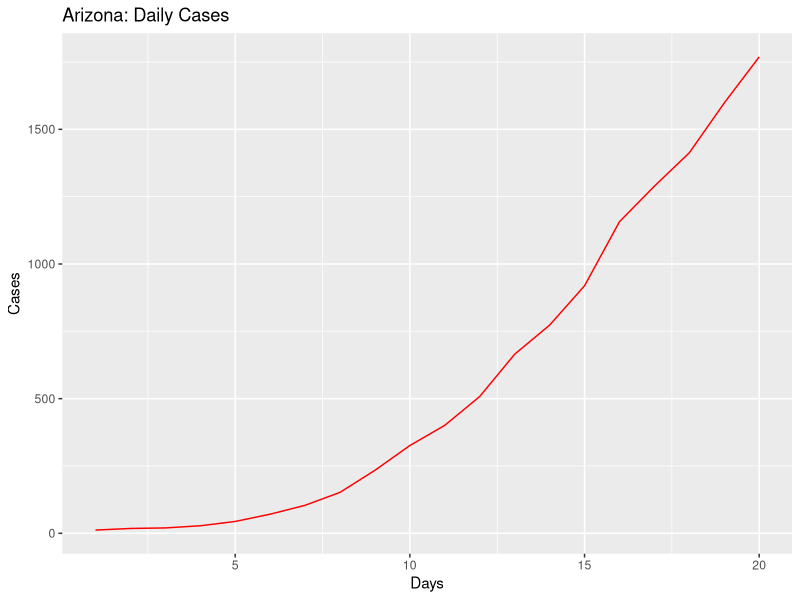
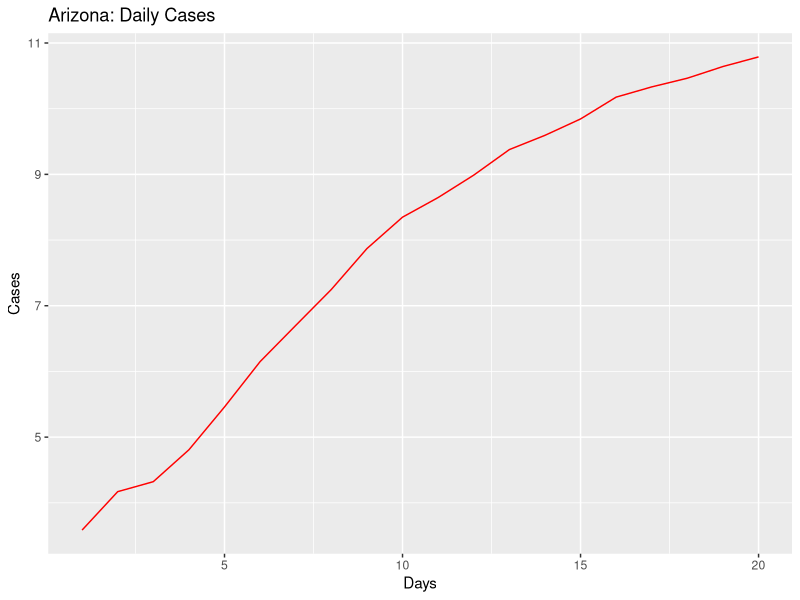
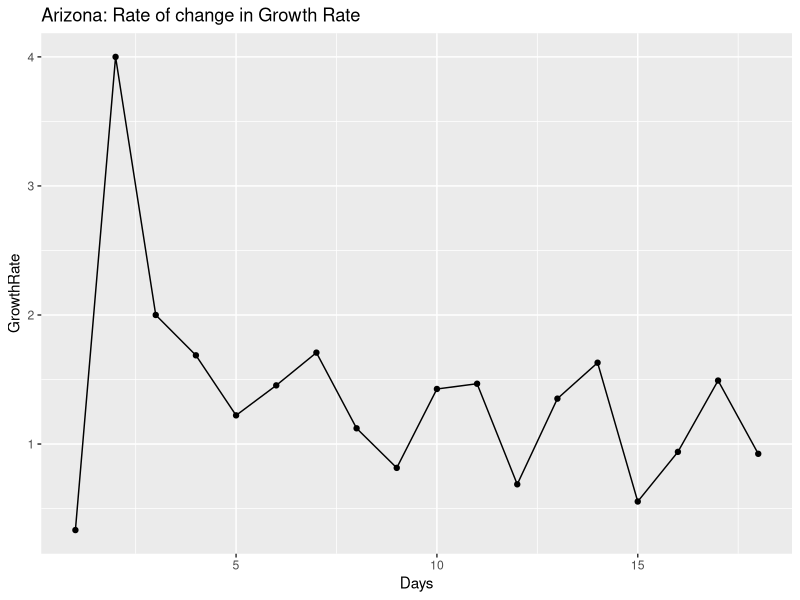
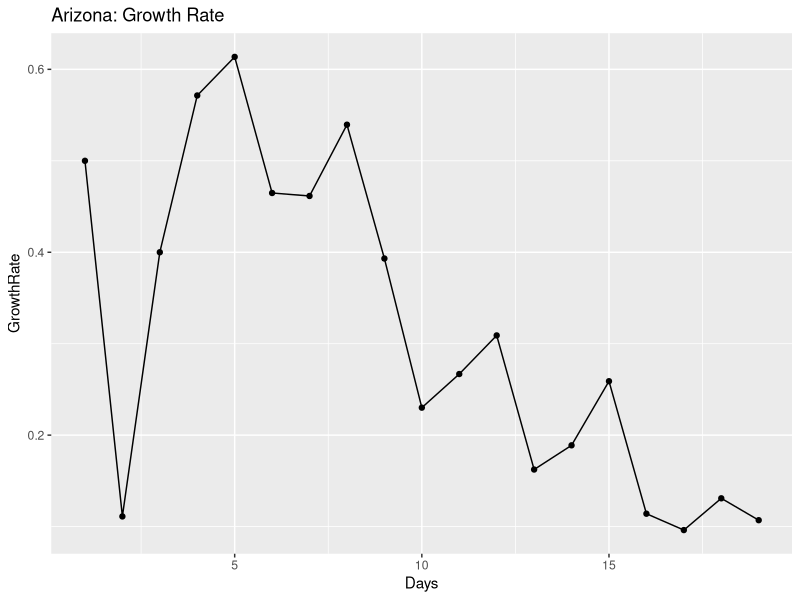
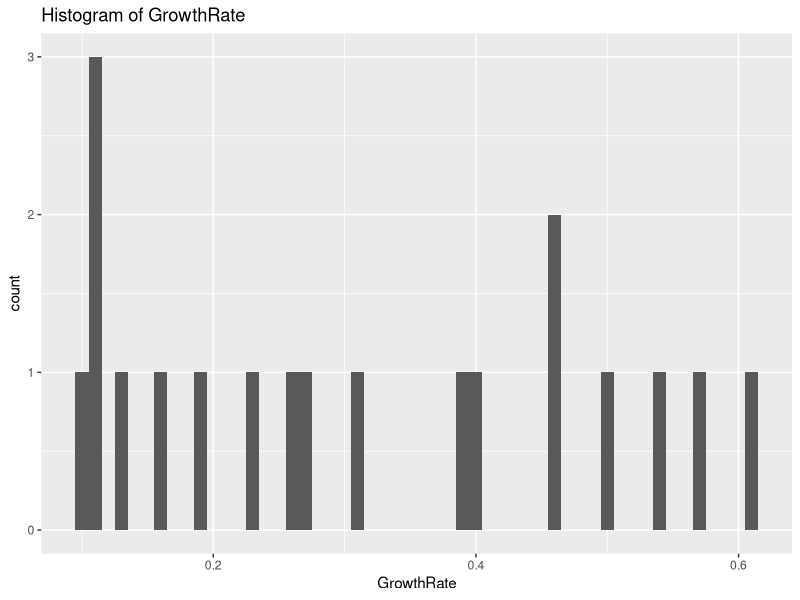
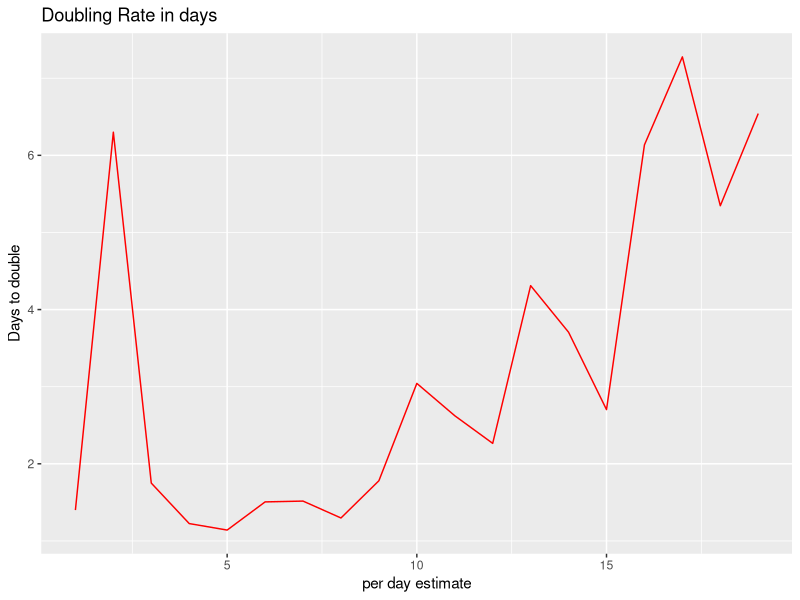
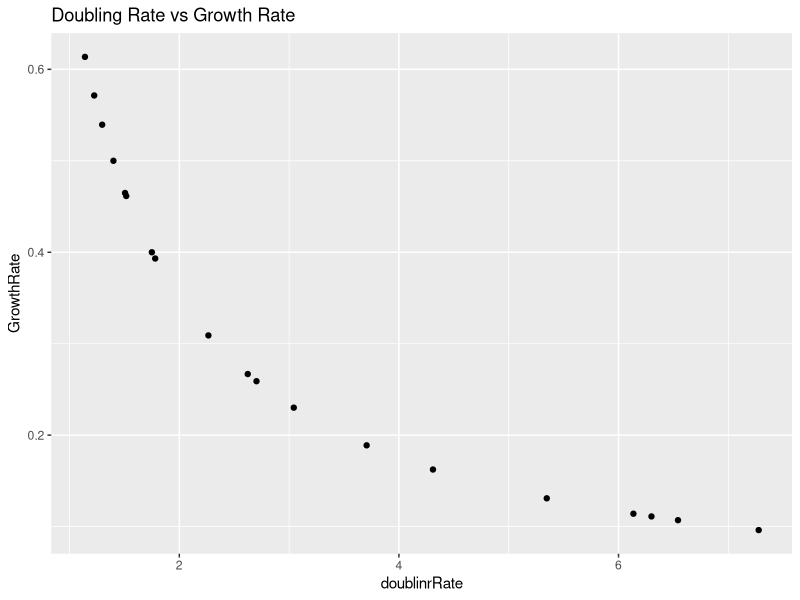
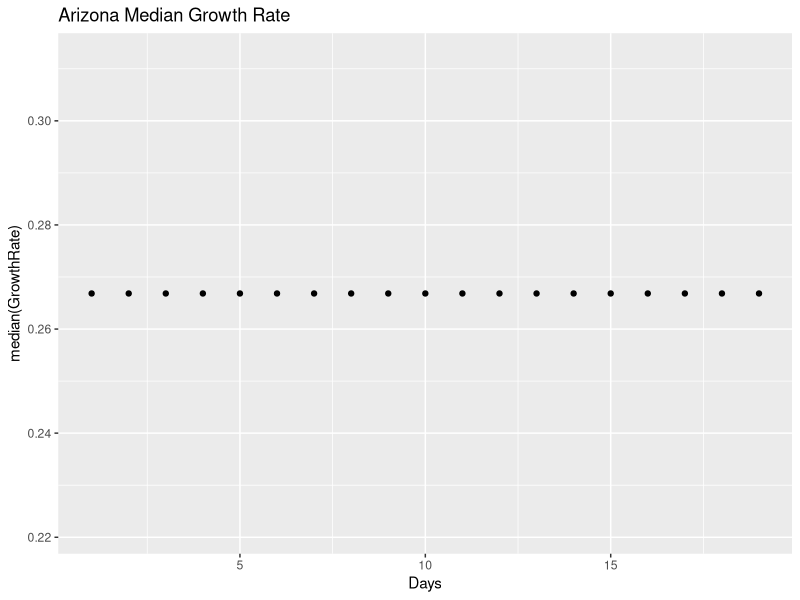

Reproduce these figures in R, in order.
## ---- chunk 1
knitr::opts_chunk$set(echo = TRUE)
## ---- chunk 2
library(ggplot2)
library(gridExtra)
library(dplyr)

coronaGrowth <- function(absoluteNumbers){
  growthfactor <- NULL
  absgrowth <- NULL
  for(i in 1:length(absoluteNumbers))
  {
    #print((absoluteNumbers[i]-absoluteNumbers[i+1]/absoluteNumbers[i+1])/absoluteNumbers[i+1])
    growthfactor[i] <- ((absoluteNumbers[i]-absoluteNumbers[i+1]))/(absoluteNumbers[i+1]-absoluteNumbers[i+2])  
    #growthfactor[i] <- ((absoluteNumbers[i]-absoluteNumbers[i+1]))/(absolutenumbers[i])
  }
  
  return (rev(growthfactor))
}

DailyGrowthRate <- function(absoluteNumbers)
{
  growthfactor <- NULL
  absgrowth <- NULL
  for(i in 1:length(absoluteNumbers))
  {
    #print((absoluteNumbers[i]-absoluteNumbers[i+1]/absoluteNumbers[i+1])/absoluteNumbers[i+1])
    growthfactor[i] <- ((absoluteNumbers[i]/absoluteNumbers[i+1]))-1 
    #growthfactor[i] <- ((absoluteNumbers[i]-absoluteNumbers[i+1]))/(absolutenumbers[i])
  }
  
  return (rev(growthfactor))  
}

DoublingRate <- function(absoluteNumbers)
{
  doublingrRate <- NULL
  cumsum <- NULL
  for(i in 1:length(absoluteNumbers))
  {
    
    doublingrRate[i] <- (70/(absoluteNumbers[i]*100))
    
  }
  return ((doublingrRate))  
}

## ---- chunk 3
#Arizona
absolutenumbers <- c(1769,1598,1413,1289,1157,919,773,665,508,401,326,234,152,104,71,44,28,20,18,12)

#America
#absolutenumbers <- c(101.7*1000,83.8*1000,65.8*1000,53.7*1000,43.8*1000,33.3*1000,25*1000,19*1000,13.7*1000,7.8*1000,6.4*1000,4.6*1000,3.5*1000,2.7*1000)
## ---- chunk 4
growthrate <- na.exclude(coronaGrowth(absolutenumbers))
days <- seq(1:length(growthrate))
dataTrend <- data.frame(GrowthRate = growthrate,Days = days)
print(dataTrend)
p1 <- ggplot(data=dataTrend, aes(x=Days, y=GrowthRate, group=1)) +ggtitle("Arizona: Rate of change in Growth Rate")+
  geom_line()+
  geom_point()

print(dataTrend)
#print(dataTrend1)




growthrate1 <- na.exclude(DailyGrowthRate(absolutenumbers))
doublingrate1 <- na.exclude(DoublingRate(growthrate1))
days1 <- seq(1:length(growthrate1))
dataTrend1 <- data.frame(GrowthRate = growthrate1,Days = days1,doublinrRate = doublingrate1)
print(dataTrend1)
multiplier <- tail(dataTrend1, n = 1)
pred_val <- (head(absolutenumbers, n = 1)*multiplier[,"GrowthRate"])+head(absolutenumbers, n = 1)

p2 <- ggplot(data=dataTrend1, aes(x=Days, y=GrowthRate, group=1)) +ggtitle("Arizona: Growth Rate")+
  geom_line()+
  geom_point()

days <- seq(1:length(absolutenumbers))
growthrate <- append(growthrate, c(1,1),after = 0)
dataOriginal <- data.frame(Cases = rev(absolutenumbers), Days = days)
p3<- ggplot() +geom_line(data=dataOriginal, aes(x=Days, y=Cases,),color = "Red")+labs(title="Arizona: Daily Cases", y="Cases", x="Days")

p3_log<- ggplot() +geom_line(data=dataOriginal, aes(x=Days, y=log2(Cases)),color = "Red")+labs(title="Arizona: Daily Cases", y="Cases", x="Days")+
  #geom_line(data=dataOriginal, aes(x=Days+1, y=Prediction),color = "Blue")
  geom_point()



# Analyze growth rate to get interval of values
summary(dataTrend1$GrowthRate)
dataTrend1%>%select("GrowthRate")%>%summarise(meanGR = mean(GrowthRate), medianGR = median(GrowthRate), sdGR = sd(GrowthRate))
p4 <- ggplot(data = dataTrend1, aes(x = GrowthRate))+ggtitle("Histogram of GrowthRate")+geom_histogram(binwidth = 0.01)


#Analyze the doubling rate
p5<- ggplot() +geom_line(data=dataTrend1, aes(x=Days, y=doublinrRate),color = "Red")+labs(title="Doubling Rate in days", y="Days to double", x ="per day estimate")+
  #geom_line(data=dataOriginal, aes(x=Days+1, y=Prediction),color = "Blue")
  geom_point()

#Scatter plor of Growthrate versus Doubling Rate
p6 <- ggplot()+geom_point(data = dataTrend1, aes(x = doublinrRate, y = GrowthRate))+labs(title = "Doubling Rate vs Growth Rate")

#Median growth rate trend 
p7 <- ggplot()+geom_point(data = dataTrend1, aes(x = Days, y = median(GrowthRate)))+labs(title = "Arizona Median Growth Rate")

#Confidence Interval for mean population GrowthRate:
meanGR = mean(dataTrend1$GrowthRate)
sdGR = sd(dataTrend1$GrowthRate)

uppperlimitGR= meanGR+sdGR
lowerlimitGR = meanGR-sdGR

#Predictions based on: Current Growth Rate, MeanGrowth Rate, Upper GrowthRate, Lower GrowthRate
pred_val_Current <- (head(absolutenumbers, n = 1)*multiplier[,"GrowthRate"])+head(absolutenumbers, n = 1)
pred_val_MeanGR <- (head(absolutenumbers, n = 1)*meanGR)+head(absolutenumbers, n = 1)
pred_val_upperGR <- (head(absolutenumbers, n = 1)*uppperlimitGR)+head(absolutenumbers, n = 1)
pred_val_lowerGR <- (head(absolutenumbers, n = 1)*lowerlimitGR)+head(absolutenumbers, n = 1)

print("Current GR:")
print(multiplier[,"GrowthRate"])
print(pred_val_Current)

print("Mean GR:")
print(meanGR)
print(pred_val_MeanGR)

print("Upperlimit GR:")
print(uppperlimitGR)
print(pred_val_upperGR)

print("Lowerlimit GR:")
print(lowerlimitGR)
print(pred_val_lowerGR)

#Doubling rate:-
DRCurrent <- round(70/(meanGR*100),digits = 0)
DRMedian <- round(70/(median(dataTrend1$GrowthRate)*100),digits = 0)
latestDRCurrent <- round(tail(dataTrend1$doublinrRate,n=1),digits = 0)

## ---- chunk 5
#grid.arrange(p3,p3_log,p1,p2,p4,p5,p6,nrow = 4, ncol = 2)
print(p3)
print(p3_log)
print(p1)
print(p2)
print(p4)
print(p5)
print(p6)
print(p7)
## ---- chunk 6
library(ggplot2)
library(gridExtra)
library(dplyr)

coronaGrowth <- function(absoluteNumbers){
  growthfactor <- NULL
  absgrowth <- NULL
  for(i in 1:length(absoluteNumbers))
  {
    #print((absoluteNumbers[i]-absoluteNumbers[i+1]/absoluteNumbers[i+1])/absoluteNumbers[i+1])
    growthfactor[i] <- ((absoluteNumbers[i]-absoluteNumbers[i+1]))/(absoluteNumbers[i+1]-absoluteNumbers[i+2])  
    #growthfactor[i] <- ((absoluteNumbers[i]-absoluteNumbers[i+1]))/(absolutenumbers[i])
  }
  
  return (rev(growthfactor))
}

DailyGrowthRate <- function(absoluteNumbers)
{
  growthfactor <- NULL
  absgrowth <- NULL
  for(i in 1:length(absoluteNumbers))
  {
    #print((absoluteNumbers[i]-absoluteNumbers[i+1]/absoluteNumbers[i+1])/absoluteNumbers[i+1])
    growthfactor[i] <- ((absoluteNumbers[i]/absoluteNumbers[i+1]))-1 
    #growthfactor[i] <- ((absoluteNumbers[i]-absoluteNumbers[i+1]))/(absolutenumbers[i])
  }
  
  return (rev(growthfactor))  
}

DoublingRate <- function(absoluteNumbers)
{
  doublingrRate <- NULL
  cumsum <- NULL
  for(i in 1:length(absoluteNumbers))
  {
    
    doublingrRate[i] <- (70/(absoluteNumbers[i]*100))
    
  }
  return ((doublingrRate))  
}

## ---- chunk 7
#Arizona
#absolutenumbers <- c(773,665,508,401,326,234,152,104,71,44,28,20,18,12)

#America
absolutenumbers <- c(265.506*1000,235.281*1000,205.035*1000,176.518*1000,145.369*1000,133.094*1000,123.578*1000,101.7*1000,83.8*1000,65.8*1000,53.7*1000,43.8*1000,33.3*1000,25*1000,19*1000,13.7*1000,7.8*1000,6.4*1000,4.6*1000,3.5*1000,2.7*1000)
## ---- chunk 8
growthrate <- na.exclude(coronaGrowth(absolutenumbers))
days <- seq(1:length(growthrate))
dataTrend <- data.frame(GrowthRate = growthrate,Days = days)
print(dataTrend)
p1 <- ggplot(data=dataTrend, aes(x=Days, y=GrowthRate, group=1)) +ggtitle("US: Rate of change in Growth Rate")+
  geom_line()+
  geom_point()

print(dataTrend)
#print(dataTrend1)




growthrate1 <- na.exclude(DailyGrowthRate(absolutenumbers))
doublingrate1 <- na.exclude(DoublingRate(growthrate1))
days1 <- seq(1:length(growthrate1))
dataTrend1 <- data.frame(GrowthRate = growthrate1,Days = days1,doublinrRate = doublingrate1)
print(dataTrend1)
multiplier <- tail(dataTrend1, n = 1)
pred_val <- (head(absolutenumbers, n = 1)*multiplier[,"GrowthRate"])+head(absolutenumbers, n = 1)

p2 <- ggplot(data=dataTrend1, aes(x=Days, y=GrowthRate, group=1)) +ggtitle("US: Growth Rate")+
  geom_line()+
  geom_point()

days <- seq(1:length(absolutenumbers))
growthrate <- append(growthrate, c(1,1),after = 0)
dataOriginal <- data.frame(Cases = rev(absolutenumbers), Days = days)
p3<- ggplot() +geom_line(data=dataOriginal, aes(x=Days, y=Cases,),color = "Red")+labs(title="US: Daily Cases", y="Cases", x="Days")

p3_log<- ggplot() +geom_line(data=dataOriginal, aes(x=Days, y=log2(Cases)),color = "Red")+labs(title="US: Daily Cases", y="Cases", x="Days")+
  #geom_line(data=dataOriginal, aes(x=Days+1, y=Prediction),color = "Blue")
  geom_point()



# Analyze growth rate to get interval of values
summary(dataTrend1$GrowthRate)
dataTrend1%>%select("GrowthRate")%>%summarise(meanGR = mean(GrowthRate), medianGR = median(GrowthRate), sdGR = sd(GrowthRate))
p4 <- ggplot(data = dataTrend1, aes(x = GrowthRate))+ggtitle("Histogram of GrowthRate")+geom_histogram(binwidth = 0.01)


#Analyze the doubling rate
p5<- ggplot() +geom_line(data=dataTrend1, aes(x=Days, y=doublinrRate),color = "Red")+labs(title="Doubling Rate in days", y="Days to double", x ="per day estimate")+
  #geom_line(data=dataOriginal, aes(x=Days+1, y=Prediction),color = "Blue")
  geom_point()

#Scatter plor of Growthrate versus Doubling Rate
p6 <- ggplot()+geom_point(data = dataTrend1, aes(x = doublinrRate, y = GrowthRate))+labs(title = "Doubling Rate vs Growth Rate")

#Median growth rate trend 
p7 <- ggplot()+geom_point(data = dataTrend1, aes(x = Days, y = median(GrowthRate)))+labs(title = "US Median Growth Rate")



#Confidence Interval for mean population GrowthRate:
meanGR = mean(dataTrend1$GrowthRate)
sdGR = sd(dataTrend1$GrowthRate)

uppperlimitGR= meanGR+sdGR
lowerlimitGR = meanGR-sdGR

#Predictions based on: Current Growth Rate, MeanGrowth Rate, Upper GrowthRate, Lower GrowthRate
pred_val_Current <- (head(absolutenumbers, n = 1)*multiplier[,"GrowthRate"])+head(absolutenumbers, n = 1)
pred_val_MeanGR <- (head(absolutenumbers, n = 1)*meanGR)+head(absolutenumbers, n = 1)
pred_val_upperGR <- (head(absolutenumbers, n = 1)*uppperlimitGR)+head(absolutenumbers, n = 1)
pred_val_lowerGR <- (head(absolutenumbers, n = 1)*lowerlimitGR)+head(absolutenumbers, n = 1)

print("Current GR:")
print(multiplier[,"GrowthRate"])
print(pred_val_Current)

print("Mean GR:")
print(meanGR)
print(pred_val_MeanGR)

print("Upperlimit GR:")
print(uppperlimitGR)
print(pred_val_upperGR)

print("Lowerlimit GR:")
print(lowerlimitGR)
print(pred_val_lowerGR)

#Doubling rate:-
DRCurrent <- round(70/(meanGR*100),digits = 0)
DRMedian <- round(70/(median(dataTrend1$GrowthRate)*100),digits = 0)
latestDRCurrent <- round(tail(dataTrend1$doublinrRate,n=1),digits = 0)

## ---- chunk 9
#grid.arrange(p3,p3_log,p1,p2,p4,p5,p6,nrow = 4, ncol = 2)
print(p3)
print(p3_log)
print(p1)
print(p2)
print(p4)
print(p5)
print(p6)
print(p7)
## ---- chunk 10
library(ggplot2)
library(gridExtra)
library(dplyr)

coronaGrowth <- function(absoluteNumbers){
  growthfactor <- NULL
  absgrowth <- NULL
  for(i in 1:length(absoluteNumbers))
  {
    #print((absoluteNumbers[i]-absoluteNumbers[i+1]/absoluteNumbers[i+1])/absoluteNumbers[i+1])
    growthfactor[i] <- ((absoluteNumbers[i]-absoluteNumbers[i+1]))/(absoluteNumbers[i+1]-absoluteNumbers[i+2])  
    #growthfactor[i] <- ((absoluteNumbers[i]-absoluteNumbers[i+1]))/(absolutenumbers[i])
  }
  
  return (rev(growthfactor))
}

DailyGrowthRate <- function(absoluteNumbers)
{
  growthfactor <- NULL
  absgrowth <- NULL
  for(i in 1:length(absoluteNumbers))
  {
    #print((absoluteNumbers[i]-absoluteNumbers[i+1]/absoluteNumbers[i+1])/absoluteNumbers[i+1])
    growthfactor[i] <- ((absoluteNumbers[i]/absoluteNumbers[i+1]))-1 
    #growthfactor[i] <- ((absoluteNumbers[i]-absoluteNumbers[i+1]))/(absolutenumbers[i])
  }
  
  return (rev(growthfactor))  
}

DoublingRate <- function(absoluteNumbers)
{
  doublingrRate <- NULL
  cumsum <- NULL
  for(i in 1:length(absoluteNumbers))
  {
    
    doublingrRate[i] <- (70/(absoluteNumbers[i]*100))
    
  }
  return ((doublingrRate))  
}

## ---- chunk 11
#Arizona
#absolutenumbers <- c(773,665,508,401,326,234,152,104,71,44,28,20,18,12)

#America
absolutenumbers <- c(2567,2341,1637,1397,1251,1071,1024,987,887,727,657,536,499,396,332,249,194,169,143,129,114,100,82,74,62,62,47,40,34,31,30,29,7,6,3,3,3,3,3,3,3,3,3,3,3,3,3,3,3)
## ---- chunk 12
growthrate <- na.exclude(coronaGrowth(absolutenumbers))
days <- seq(1:length(growthrate))
dataTrend <- data.frame(GrowthRate = growthrate,Days = days)
print(dataTrend)
p1 <- ggplot(data=dataTrend, aes(x=Days, y=GrowthRate, group=1)) +ggtitle("US: Rate of change in Growth Rate")+
  geom_line()+
  geom_point()

print(dataTrend)
#print(dataTrend1)




growthrate1 <- na.exclude(DailyGrowthRate(absolutenumbers))
doublingrate1 <- na.exclude(DoublingRate(growthrate1))
days1 <- seq(1:length(growthrate1))
dataTrend1 <- data.frame(GrowthRate = growthrate1,Days = days1,doublinrRate = doublingrate1)
print(dataTrend1)
multiplier <- tail(dataTrend1, n = 1)
pred_val <- (head(absolutenumbers, n = 1)*multiplier[,"GrowthRate"])+head(absolutenumbers, n = 1)

p2 <- ggplot(data=dataTrend1, aes(x=Days, y=GrowthRate, group=1)) +ggtitle("India: Growth Rate")+
  geom_line()+
  geom_point()

days <- seq(1:length(absolutenumbers))
growthrate <- append(growthrate, c(1,1),after = 0)
dataOriginal <- data.frame(Cases = rev(absolutenumbers), Days = days)
p3<- ggplot() +geom_line(data=dataOriginal, aes(x=Days, y=Cases,),color = "Red")+labs(title="India: Daily Cases", y="Cases", x="Days")

p3_log<- ggplot() +geom_line(data=dataOriginal, aes(x=Days, y=log2(Cases)),color = "Red")+labs(title="India: Daily Cases", y="Cases", x="Days")+
  #geom_line(data=dataOriginal, aes(x=Days+1, y=Prediction),color = "Blue")
  geom_point()



# Analyze growth rate to get interval of values
summary(dataTrend1$GrowthRate)
dataTrend1%>%select("GrowthRate")%>%summarise(meanGR = mean(GrowthRate), medianGR = median(GrowthRate), sdGR = sd(GrowthRate))
p4 <- ggplot(data = dataTrend1, aes(x = GrowthRate))+ggtitle("Histogram of GrowthRate")+geom_histogram(binwidth = 0.01)


#Analyze the doubling rate
p5<- ggplot() +geom_line(data=dataTrend1, aes(x=Days, y=doublinrRate),color = "Red")+labs(title="Doubling Rate in days", y="Days to double", x ="per day estimate")+
  #geom_line(data=dataOriginal, aes(x=Days+1, y=Prediction),color = "Blue")
  geom_point()

#Scatter plor of Growthrate versus Doubling Rate
p6 <- ggplot()+geom_point(data = dataTrend1, aes(x = doublinrRate, y = GrowthRate))+labs(title = "Doubling Rate vs Growth Rate")

#Median growth rate trend 
p7 <- ggplot()+geom_point(data = dataTrend1, aes(x = Days, y = median(GrowthRate)))+labs(title = "India Median Growth Rate")



#Confidence Interval for mean population GrowthRate:
meanGR = mean(dataTrend1$GrowthRate)
sdGR = sd(dataTrend1$GrowthRate)

uppperlimitGR= meanGR+sdGR
lowerlimitGR = meanGR-sdGR

#Predictions based on: Current Growth Rate, MeanGrowth Rate, Upper GrowthRate, Lower GrowthRate
pred_val_Current <- (head(absolutenumbers, n = 1)*multiplier[,"GrowthRate"])+head(absolutenumbers, n = 1)
pred_val_MeanGR <- (head(absolutenumbers, n = 1)*meanGR)+head(absolutenumbers, n = 1)
pred_val_upperGR <- (head(absolutenumbers, n = 1)*uppperlimitGR)+head(absolutenumbers, n = 1)
pred_val_lowerGR <- (head(absolutenumbers, n = 1)*lowerlimitGR)+head(absolutenumbers, n = 1)

print("Current GR:")
print(multiplier[,"GrowthRate"])
print(pred_val_Current)

print("Mean GR:")
print(meanGR)
print(pred_val_MeanGR)

print("Upperlimit GR:")
print(uppperlimitGR)
print(pred_val_upperGR)

print("Lowerlimit GR:")
print(lowerlimitGR)
print(pred_val_lowerGR)

#Doubling rate:-
DRCurrent <- round(70/(meanGR*100),digits = 0)
DRMedian <- round(70/(median(dataTrend1$GrowthRate)*100),digits = 0)
latestDRCurrent <- round(tail(dataTrend1$doublinrRate,n=1),digits = 0)

## ---- chunk 13
#grid.arrange(p3,p3_log,p1,p2,p4,p5,p6,nrow = 4, ncol = 2)
print(p3)
print(p3_log)
print(p1)
print(p2)
print(p4)
print(p5)
print(p6)
print(p7)
